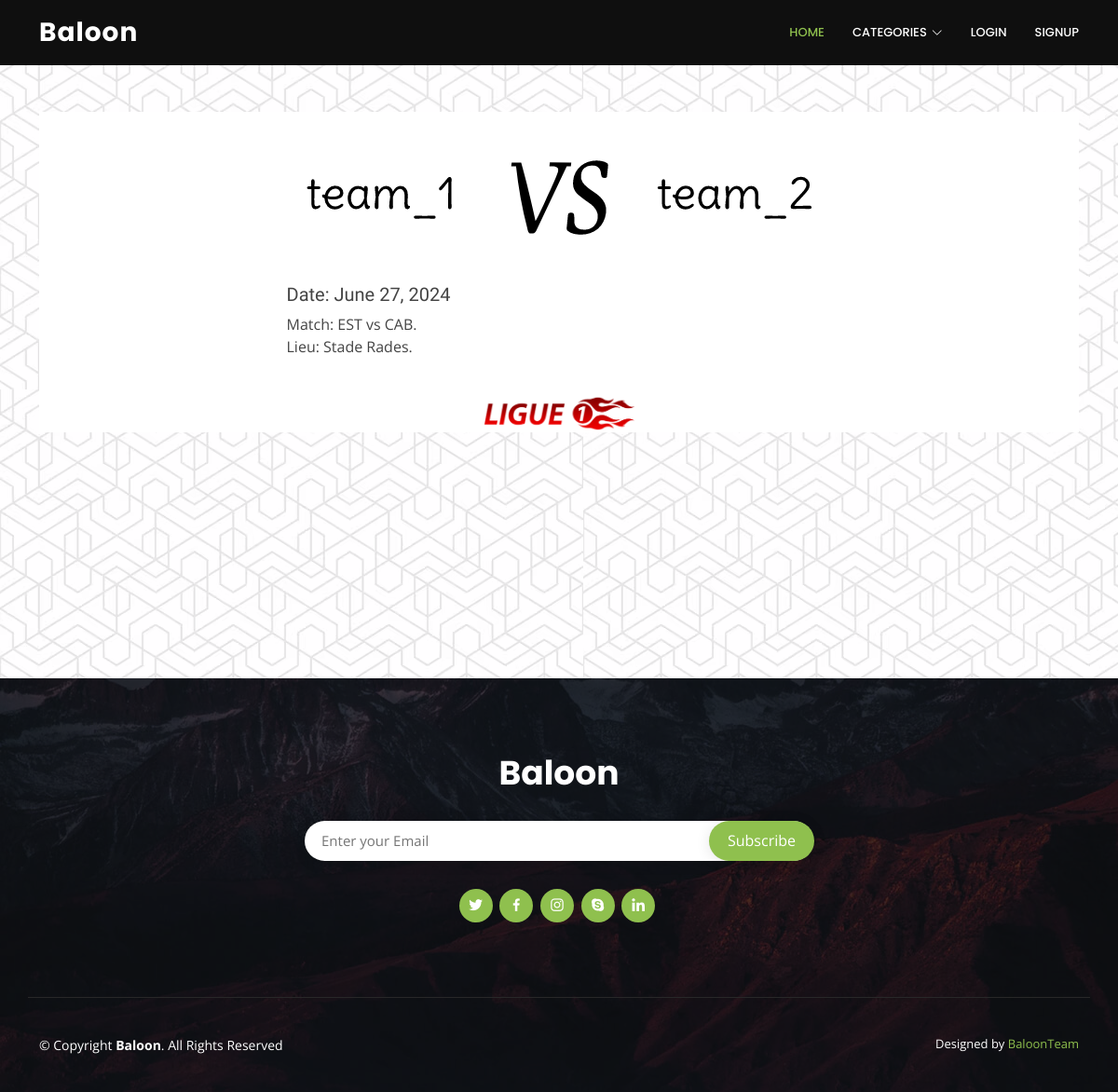
The page /match_detail/27 on the database its author committed.
### events_app/models.py (models this page shows, shortened)
class Events(models.Model):
    match = models.CharField(max_length=255)
    date = models.DateField(default=timezone.now)
    lieu = models.CharField(max_length=255)
    organisateur = models.ForeignKey(Organisateur, on_delete=models.CASCADE, related_name='events')
    image = models.ImageField(upload_to='images', default='default.png', blank=True)

### events_app/views.py (the view)
# urls.py: path('match_detail/<int:id>', views.event_detail, name='event_detail'),
def event_detail(request, id):
    detail = Events.objects.get(id=id)
    return render(request, 'events_app/event_detail.html', {'detail': detail})

### templates/events_app/event_detail.html (shortened to what this page needs)
{% extends "base.html" %}
{% load static %}
{% block content %}
<div class="container d-flex justify-content-center align-items-center bg-white">
    <div class="content">
        <img src="{{detail.image.url}}" class="card-img-top" alt="{{detail.match}}">
        <h5>Date: {{detail.date}}</h5>
        <p>
            Match: {{detail.match}}.
            <br>
            Lieu: {{detail.lieu}}.
        </p>
        <br>
        <small class="text-body-secondary">
            <center>
                {% if detail.organisateur.categorie == 'ligue 1' %}
                    <img src="{% static 'Tunisian_Ligue_1_(logo).png'%}" style="height: 40px; width: auto;" class="card-img-top" alt="{{detail.organisateur.categorie}}">
                {% endif %}
            </center>
        </small>
    </div>
</div>
<br>
{% endblock content %}

### statics/assets/css/style.css (style rules this page uses)
:root { scroll-behavior: smooth; }
body { font-family: "Open Sans", sans-serif; background: #f6f9ff; color: #444444; }
h1, h2, h3, h4, h5, h6 { font-family: "Nunito", sans-serif; }

### statics/header/assets/css/style.css (style rules this page uses)
body { font-family: "Open Sans", sans-serif; color: #444444; }
h1, h2, h3, h4, h5, h6 { font-family: "Raleway", sans-serif; }

### rows shown on the page
Events: image (placeholder picture), date "June 27, 2024", match "EST vs CAB", lieu "Stade Rades"
